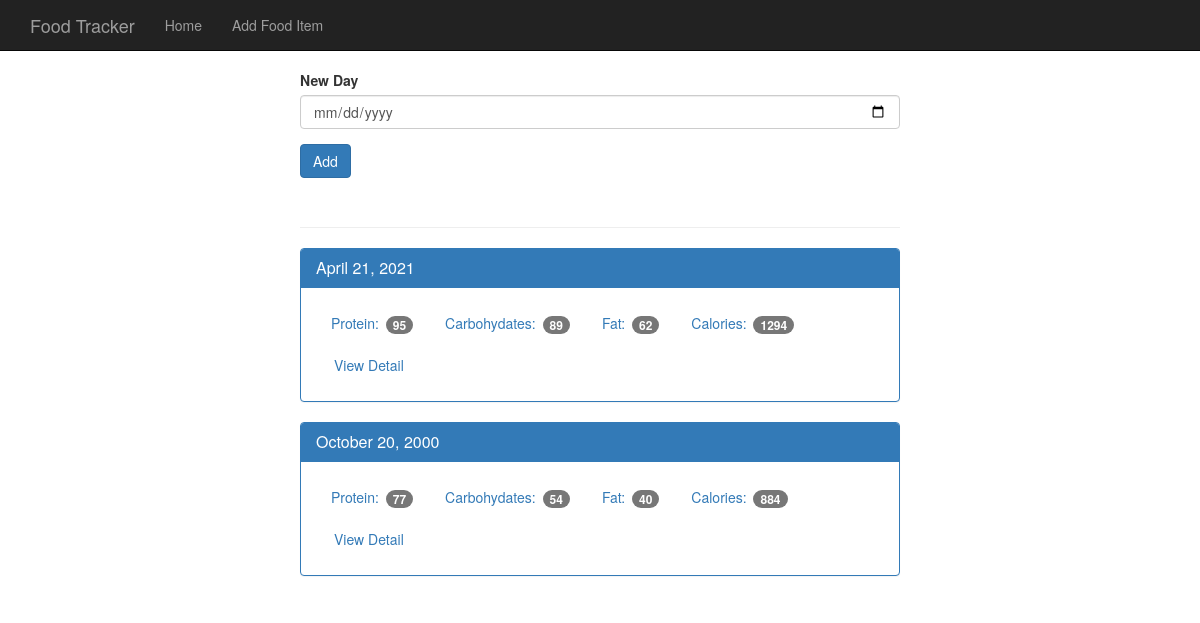
The page / on the database its author committed.
### tables this page shows
CREATE TABLE log_date (
id integer primary key autoincrement,
entry_date date not null
);

### app.py (the view, shortened to what this page needs)
@app.route("/", methods=["GET", "POST"])
def index():
    db = get_db()
    cur = db.execute("""select log_date.entry_date, sum(food.protein) as protein, sum(food.carbohydrates) as carbs, sum(food.fat) as fat, sum(food.calories) as calories
                        from log_date
                        join food_date on food_date.log_date_id = log_date.id
                        join food on food.id = food_date.food_id group by log_date.id order by log_date.entry_date desc""")
    results = cur.fetchall()
    pretty_results = []
    for i in results:
        single_date = {}
        single_date['date'] = i[
            'entry_date'
        ]
        single_date['protein'] = i['protein']
        single_date['carbs'] = i['carbs']
        single_date['fat'] = i['fat']
        single_date['calories'] = i['calories']
        d = datetime.strptime(str(i["entry_date"]), "%Y%m%d")
        single_date["entry_date"] = datetime.strftime(d, "%B %d, %Y")
        pretty_results.append(single_date)
    return render_template("home.html", dates=pretty_results)

### database.py (called while the page is built)
def connect_db():
    sql = sqlite3.connect(
        "/Users/jonathandelapaz/oreilly/flask/projects/food_tracker_app/food_log.db"
    )
    sql.row_factory = sqlite3.Row
    return sql

def get_db():
    if not hasattr(g, "sqlite3_db"):
        g.sqlite_db = connect_db()
    return g.sqlite_db

### templates/home.html (shortened to what this page needs)
{% extends 'base.html' %}
{% block body %}
  <div class="container theme-showcase col-sm-6 col-sm-offset-3" role="main">
    <div class="row">
      <div>
        <form method="POST" action="{{ url_for('index') }}">
          <div class="form-group">
            <label for="new-day">New Day</label>
            <input type="date" name="date" class="form-control" id="new-day">
          </div>
          <button type="submit" class="btn btn-primary">Add</button>
        </form>
        <div class="page-header"></div>
        {% for date in dates %}
        <div class="panel panel-primary">
          <div class="panel-heading">
            <h3 class="panel-title">{{ date.entry_date}}</h3>
          </div>
          <div class="panel-body">
            <ul class="nav nav-pills" role="tablist">
              <li><a>Protein: <span class="badge">{{date.protein}}</span></a></li>
              <li><a>Carbohydates: <span class="badge">{{date.carbs}}</span></a></li>
              <li><a>Fat: <span class="badge">{{date.fat}}</span></a></li>
              <li><a>Calories: <span class="badge">{{date.calories}}</span></a></li>
              <li><a href="{{url_for('view', date=date.date)}}" type="button" class="btn btn-link">View Detail</a></li>
            </ul>
          </div>
        </div>
        {% endfor %}
      </div>
    </div>
  </div>
{% endblock %}

### static/theme.css (style rules this page uses)
body { padding-top: 70px; padding-bottom: 30px; }

### rows shown on the page
log_date: entry_date "April 21, 2021", protein "95", carbs "89", fat "62", calories "1294"
log_date: entry_date "October 20, 2000", protein "77", carbs "54", fat "40", calories "884"
